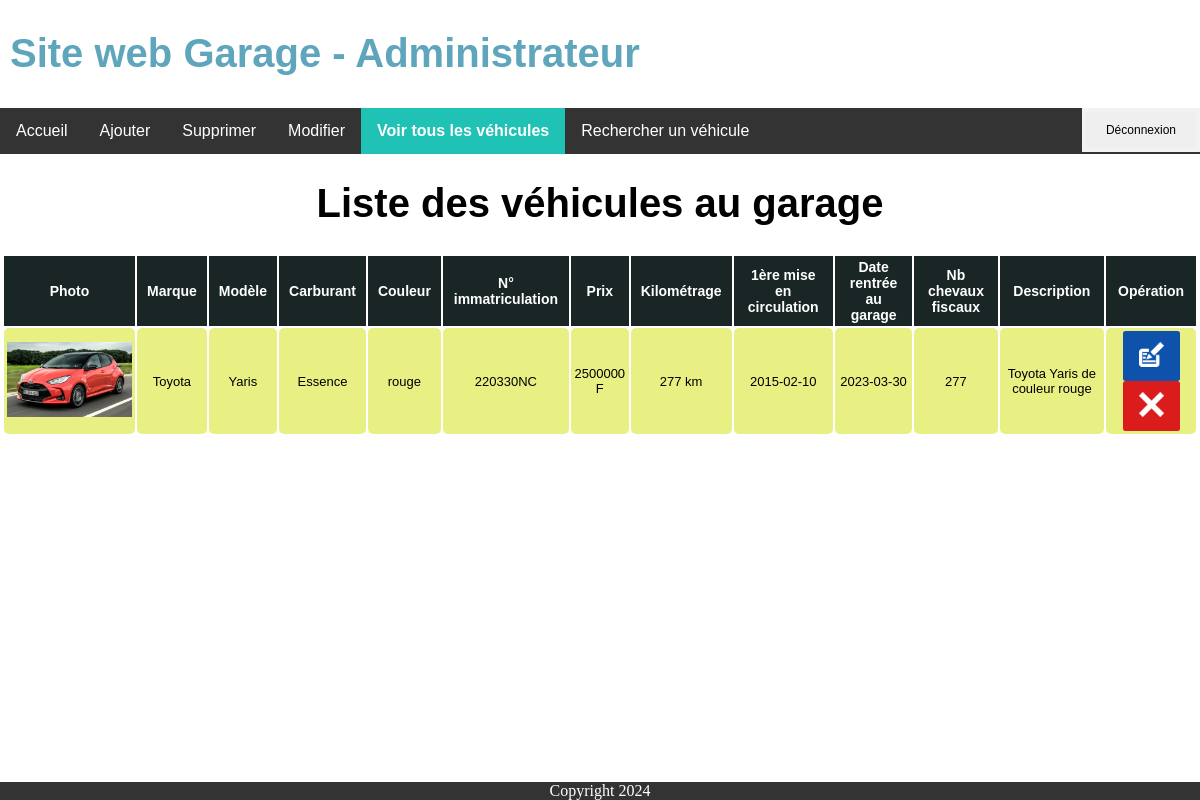
/admin/vehicules/all/affich_voiture.php, run on the app's committed database.
### tables this page shows
CREATE TABLE IF NOT EXISTS `upload` (
  `id_image` int NOT NULL AUTO_INCREMENT,
  `image` varchar(256) NOT NULL,
  `id_voiture` int NOT NULL,
  PRIMARY KEY (`id_image`)
);

CREATE TABLE IF NOT EXISTS `voiture` (
  `id_voiture` int NOT NULL AUTO_INCREMENT,
  `marque_voiture` varchar(24) NOT NULL,
  `modele_voiture` char(24) NOT NULL,
  `carb_voiture` varchar(24) NOT NULL,
  `couleur_voiture` varchar(24) NOT NULL,
  `num_immat` varchar(8) NOT NULL,
  `prix_voiture` int NOT NULL,
  `km_voiture` int NOT NULL,
  `date_prem_circu` date NOT NULL,
  `date_rentree_garage` date NOT NULL,
  `nb_chev_fisc` int NOT NULL,
  `description` varchar(256) NOT NULL,
  PRIMARY KEY (`id_voiture`)
);

### admin/vehicules/all/affich_voiture.php (the view, shortened to what this page needs)
<!DOCTYPE html>
<html lang="fr">
<head>
    <link rel="stylesheet" href="../../../styles.css">
</head>
<body>
    <header>
        <h1><a class="titre_site" href="../../">Site web Garage - Administrateur<?php echo " ".$_SESSION['username']?></a><h1>
    </header>
    <ul>
        <li><a href="../../">Accueil</a></li>
        <li><a href="../ajout_voiture/form_ajout_voiture.php">Ajouter</a></li>
        <li><a href="../suppr_voiture/liste_suppr_voiture.php">Supprimer</a></li>
        <li><a href="../modif_voiture/liste_modif_voiture.php">Modifier</a></li>
        <li><a class="active" href="affich_voiture.php">Voir tous les véhicules</a></li>
        <li><a href="../search/recherche.php">Rechercher un véhicule</a></li>
        <li style="float:right">
            <form action="../../index.php" method="post" >
                <input id="btn_deconn" type="submit" onclick="return confirmDeconn();" name="deconnexion" value="Déconnexion">
            </form>
        </li>
    </ul>
    <h1 class="titre">Liste des véhicules au garage</h1>
    <?php
    include "../../../connexion.php";
    $sql = "SELECT voiture.*, upload.image FROM voiture INNER JOIN upload ON voiture.id_voiture = upload.id_image ORDER BY voiture.id_voiture DESC;";
    echo '<table border="0">';
    $listeVoiture = $connexion->query($sql);
    echo '<tr>
        <th>Photo</th>
        <th>Marque</th>
        <th>Modèle</th>
        <th>Carburant</th>
        <th>Couleur</th>
        <th>N° immatriculation</th>
        <th>Prix</th><th>Kilométrage</th>
        <th>1ère mise en circulation</th>
        <th>Date rentrée au garage</th>
        <th>Nb chevaux fiscaux</th>
        <th>Description</th>
        <th>Opération</th>
        </tr>';
    while ($voiture = $listeVoiture->fetch_assoc()) {
        echo '<tr>';
        echo '
            <td><img src="../../../vehicules/images/img/' . $voiture['image'] . ' " width="125" height="75"></td>
            <td>' . $voiture['marque_voiture'] . '</td>
            <td>' . $voiture['modele_voiture'] . '</td>
            <td>' . $voiture['carb_voiture'] . '</td>
            <td>' . $voiture['couleur_voiture'] . '</td>
            <td>' . $voiture['num_immat'] . '</td>
            <td>' . $voiture['prix_voiture'] . ' F</td>
            <td>' . $voiture['km_voiture'] . ' km</td>
            <td>' . $voiture['date_prem_circu'] . '</td>
            <td>' . $voiture['date_rentree_garage'] . '</td>
            <td>' . $voiture['nb_chev_fisc'] . '</td>
            <td>' . $voiture['description'] . '</td>
            <td><a class="bouton_modif" href="../modif_voiture/form_modif_voiture.php?id=' . $voiture['id_voiture']. '"><img src="../icons/modif.png" width="25" height="25"></a>
            <a class="bouton_suppr" href="../suppr_voiture/suppr_voiture.php?id=' . $voiture['id_voiture']. '"><img src="../icons/trash.png" width="25" height="25"></a>
            </td>';
        echo '</tr>';
    }
    echo '</table>';
    ?>
    <br><br>
    <div class="footer">
        Copyright 2024
    </div>
</body>
</html>

### styles.css (style rules this page uses)
html { height: 100%; }
body { position: relative; margin: 0; min-height: 100%; }
.titre { text-align: center; font-family: "Helvetica", sans-serif; font-size: 40px; }
.titre_site { color: rgb(95, 165, 187); text-align: left; text-decoration: none; font-family: "Helvetica", sans-serif; font-size: 40px; display: block; }
.bouton_suppr { background-color: rgb(218, 28, 28); color: white; border: 1px solid rgb(218, 28, 28); border-radius: 5%; font-size: 15px; font-family: 'Tahoma', sans-serif; padding: 10px 15px; text-decoration: none; display: inline-block; }
.bouton_modif { background-color: rgb(14, 82, 172); color: white; border: 1px solid rgb(14, 82, 172); border-radius: 5%; font-size: 15px; font-family: 'Tahoma', sans-serif; padding: 10px 15px; text-decoration: none; display: inline-block; }
table { text-align: center; border: none; font-family: sans-serif; font-size: 13px; border-radius: 2px; padding: 2px; }
td { background-color: #e8f083; text-align: center; border: none; font-family: sans-serif; font-size: 13px; border-radius: 5px; padding: 3px; }
th { background-color: rgb(26, 37, 37); color: white; text-align: center; border: none; font-family: sans-serif; font-size: 14px; padding: 3px 10px; }
#btn_deconn { padding: 11px 20px; font-family: 'Trebuchet MS', sans-serif; font-size: 12px; text-decoration: none; display: inline-block; border: 4px solid #f3f1f1; }
header { padding: 10px; }
.footer { position: absolute; bottom: 0; width: 100%; background-color: #333; color: white; text-align: center; }
ul { list-style-type: none; margin: 0; padding: 0; overflow: hidden; background-color: #333; font-family: "Helvetica", sans-serif; }
li { float: left; }
li a { display: block; color: white; text-align: center; padding: 14px 16px; text-decoration: none; }
.active { background-color: #1fc2b4; font-weight: bold; }
#btn_deconn { text-decoration: none; }

### data on the page
upload: image (picture), voiture.marque_voiture "Toyota", voiture.modele_voiture "Yaris", voiture.carb_voiture "Essence", voiture.couleur_voiture "rouge", voiture.num_immat "220330NC", voiture.prix_voiture "2500000", voiture.km_voiture "277", voiture.date_prem_circu "2015-02-10", voiture.date_rentree_garage "2023-03-30", voiture.nb_chev_fisc "277", voiture.description "Toyota Yaris de couleur rouge"
